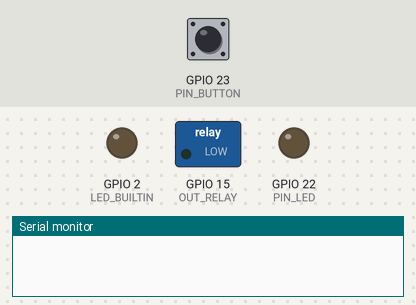
This sketch was run on a simulated ESP32. Parts: switched loads named in the sketch (green lamp = pin HIGH), output pins drawn as LEDs (lit = HIGH), the last lines printed to the serial monitor. The inputs (shaded band) are chosen by the test bench; at power-on: GPIO 23 (PIN_BUTTON) LOW. WiFi joins after 1.5 s; servers stay silent unless stated; network time is answered at once with the bench clock; the local clock reads 2024-03-15 10:24:30 at power-on unless the sketch sets it.

Above: at 0.1 s.
At 2.7 s:
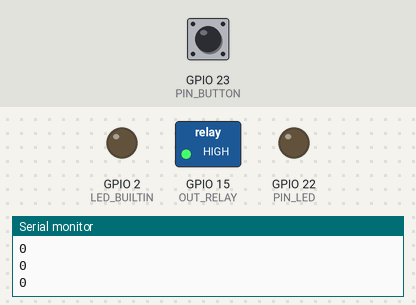
2.8 s: GPIO 23 (PIN_BUTTON) pulled HIGH for 0.6 s
At 3.9 s:
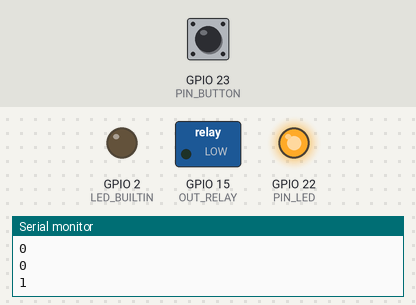
6.4 s: GPIO 23 (PIN_BUTTON) pulled HIGH for 3.2 s
Timing chart, 0 to 15.0 s (numbered marks = the images above; inputs shaded):
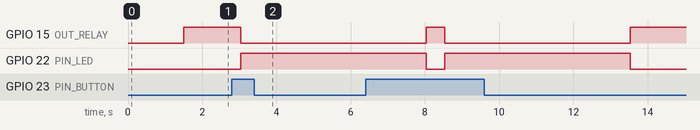

The sketch:

esp32standalone.ino
```cpp
#include <WiFi.h>
#include <NTPClient.h>
#include <WiFiUdp.h>

// Replace with your network credentials
const char* ssid     = "belzebub";
const char* password = "LHL55JHL4PUP";

// Define NTP Client to get time
WiFiUDP ntpUDP;
NTPClient timeClient(ntpUDP);

bool block = false;
int timeRead;
int LED_BUILTIN = 2;
int OUT_RELAY = 15;

int PIN_BUTTON = 23;
int button = 0;

int PIN_LED = 22;

void setup() {
  Serial.begin(115200);

  // ------ OUTPUTS -----------
  pinMode (LED_BUILTIN, OUTPUT);
  pinMode (OUT_RELAY, OUTPUT);
  pinMode (PIN_LED, OUTPUT);

  // ------ INPUTS ------------
  pinMode (PIN_BUTTON, INPUT);

  WiFi.begin(ssid, password);
  while (WiFi.status() != WL_CONNECTED) {
    delay(500);
  }

  timeClient.begin();
  timeClient.setTimeOffset(7200);

  digitalWrite(OUT_RELAY, HIGH);

}

void loop() {
  button = digitalRead(PIN_BUTTON);
  Serial.println(button);//prints out liquid level sensor reading

  if(button){
    water(5000);
  }


  while(!timeClient.update()) {
    timeClient.forceUpdate();
  }

  timeRead = timeClient.getHours();

  // Reset blocking every day at 1AM
  if(timeRead == 1 && block == true){
    block = false;
  }

  if(block == false && timeRead == 12) {
    Serial.println("Time to water");
    block = true;
    water(10000);
  }

  delay(500);
}

void water(int duration){
  digitalWrite(PIN_LED, HIGH);
  digitalWrite(OUT_RELAY, LOW);
  delay(duration);
  digitalWrite(PIN_LED, LOW);
  digitalWrite(OUT_RELAY, HIGH);
}
```

Measured:
- after the input at 2.8 s, GPIO 15 (OUT_RELAY): HIGH → LOW after 0.23 s; GPIO 22 (PIN_LED): LOW → HIGH after 0.23 s
